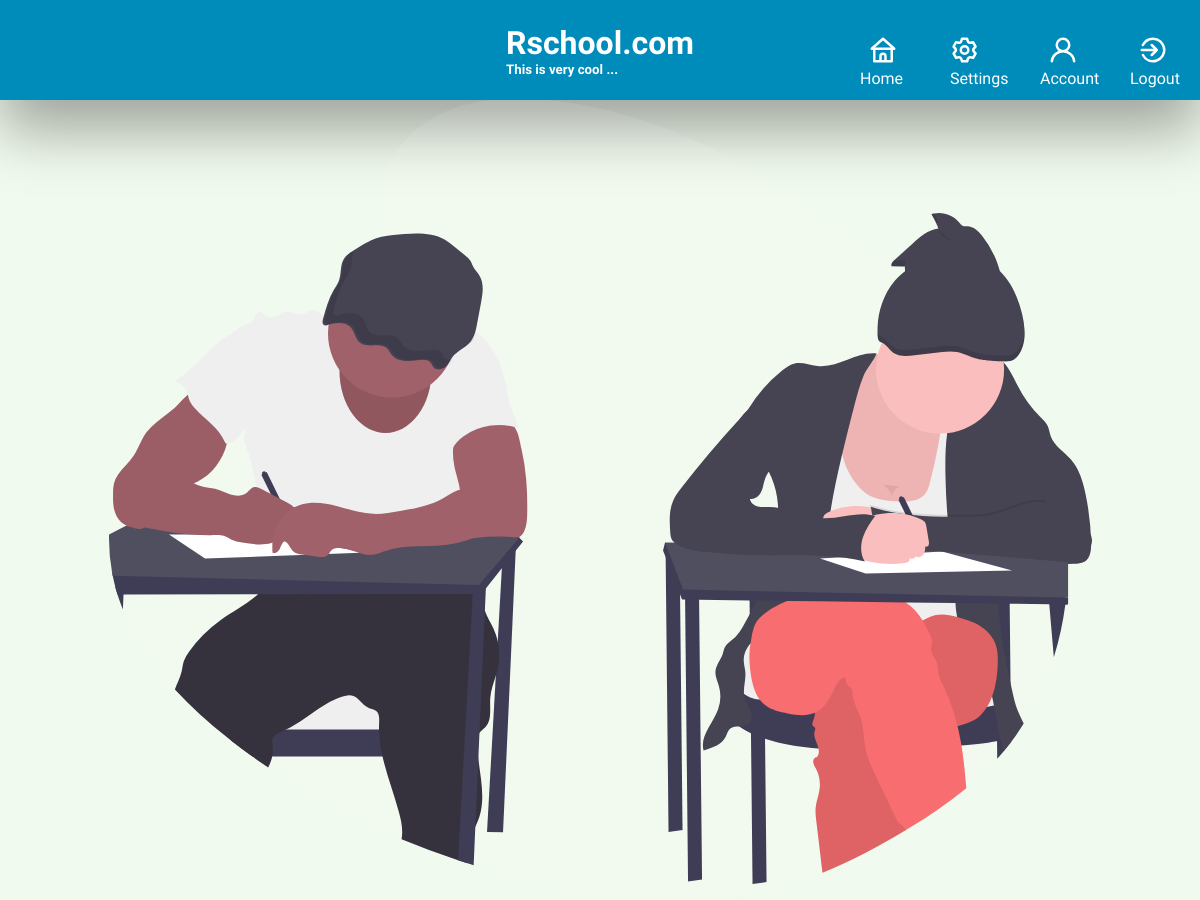
The app's page /profile/ (signed in), older data.
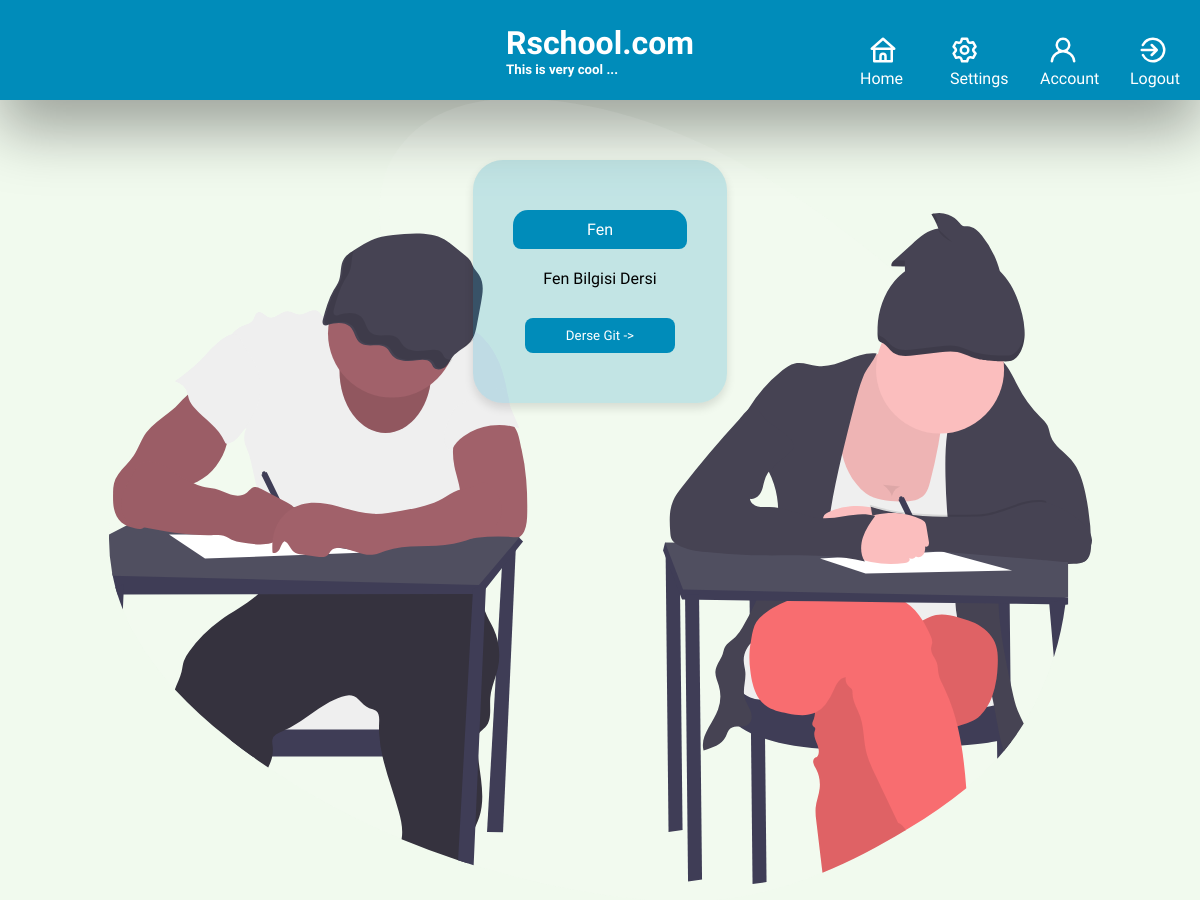
The same page, newer data.
### lesson/models.py (models this page shows)
class Lesson(models.Model):
	userID = models.ForeignKey(MyUser,on_delete=models.CASCADE,null=True,blank=False)
	title = models.CharField(max_length=200)
	description = models.TextField(blank=True)
	create_at = models.DateTimeField(auto_now_add=True)
	update_at = models.DateTimeField(auto_now=True)
	def __str__(self):
		return self.title

### account/views/router.py (the view)
# urls.py: path('profile/',router.profileRedirect),
def profileRedirect(request):
	if request.user.is_authenticated:
		role = request.user.role
		print("user id ", request.user.id)
		Lesson_data = Lesson.objects.filter(userID=request.user.id)
		if role:
			return render(request, 'page/profile_page/teacher_profile.html', {'data': Lesson_data})
		else:
			return render(request, 'page/profile_page/student_profile.html', {'data': Lesson_data})
	else:
		return render(request,'page/auth_pages/autherr.html')

### templates/page/profile_page/student_profile.html (shortened to what this page needs)
{% extends 'home/base.html' %}
{% load static %}
{% block css %}
    <link rel="stylesheet" href="{% static  'profile_page/student_profile.css' %}">
{% endblock %}
{% block content %}
    <div class="global-wrapper">
        <div class="lesson-wrapper flex-row">
            {% for i in data %}
                <div class="lesson-card flex">
                    <section class="lesson-name flex">
                        <p>{{ i }}</p>
                    </section>
                    <section class="lesson-detail flex">
                        {{ i.description }}
                    </section>
                    <section class="lesson-redirect flex">
                        <div id="lesson-li"><a href="{% url 'lesson' lessonID=i.id %}">
                            <button>Derse Git -></button>
                        </a></div>
                    </section>
                </div>
            {% endfor %}
        </div>
    </div>
{% endblock %}

Row changes from the older to the newer data that the page shows:
added Lesson: title "Fen", description "Fen Bilgisi Dersi"
